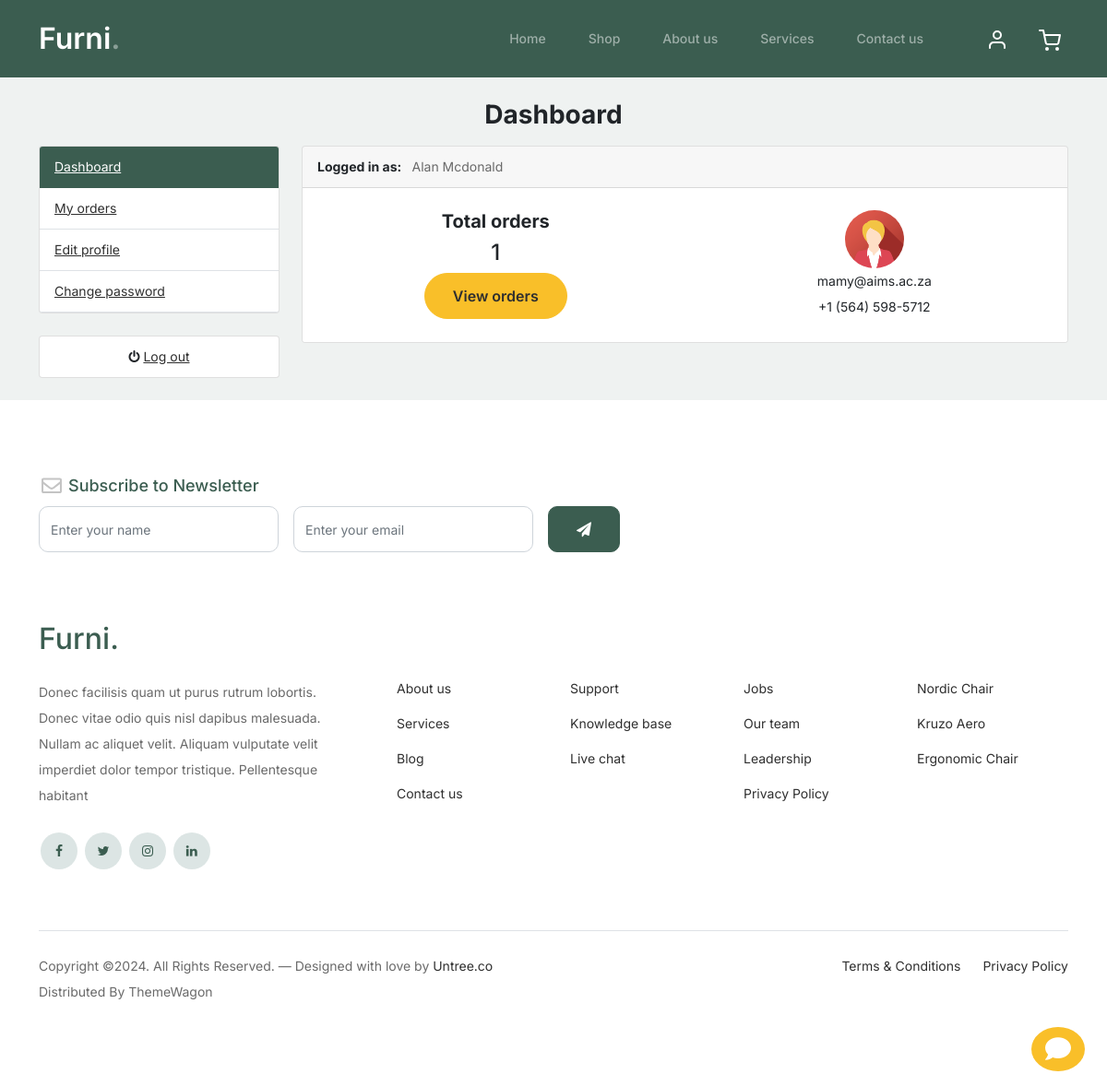
The page /accounts/dashboard/ (signed in) on the database its author committed.
### accounts/models.py (models this page shows, shortened)
class Account(AbstractBaseUser):
    first_name = models.CharField(max_length=150)
    last_name = models.CharField(max_length=150)
    username= models.CharField(max_length=150, unique=True)
    email = models.EmailField(max_length=100, unique=True)
    phone_number = models.CharField(max_length=50)
    date_joined = models.DateTimeField(auto_now_add=True)
    last_login = models.DateTimeField(auto_now_add=True)
    is_admin = models.BooleanField(default=False)
    is_staff = models.BooleanField(default=False)
    is_active = models.BooleanField(default=False)
    is_super_user = models.BooleanField(default=False)
    USERNAME_FIELD = 'email'
    REQUIRED_FIELDS = ['username', 'first_name', 'last_name']
    objects = MyAccountManager()
    def full_name(self):
        return f"{self.first_name} {self.last_name}"
    @property
    def is_authenticated(self):
        return True

class UserProfile(models.Model):
    user = models.OneToOneField(Account, on_delete=models.CASCADE)
    address_line_1 = models.CharField(max_length=100, blank=True)
    address_line_2 = models.CharField(max_length=100, blank=True)
    profile_picture = models.ImageField(blank=True, upload_to='userprofile/')
    city = models.CharField(max_length=50, blank=True)
    state = models.CharField(max_length=50, blank=True)
    country = models.CharField(max_length=50, blank=True)

### accounts/views.py (the view)
# urls.py: path("dashboard/", views.dashboard, name='dashboard'),
@login_required(login_url='signin')
def dashboard(request):
    orders = Order.objects.order_by('-created_at').filter(
        user_id=request.user.id,
        is_ordered=True
    )
    userprofile = get_object_or_404(
        UserProfile,
        user=request.user
    )
    order_count = orders.count()
    context = {
        'order_count': order_count,
        "userprofile": userprofile
    }
    return render(request, 'accounts/dashboard.html', context)

### cart/context_processor.py (called while the page is built)
def counter(request):
    cart_count = 0
    if 'admin' in request.path:
        return {}
    else:
        try:
            cart = Cart.objects.filter(cart_id=_cart_id(request))
            if request.user.is_authenticated:
                cart_items = CartItem.objects.all().filter(user=request.user)
            else:
                cart_items = CartItem.objects.all().filter(cart=cart[:1])
            for cart_item in cart_items:
                cart_count += cart_item.quantity
        except Cart.DoesNotExist:
            cart_count = 0
    if cart_count > 9:
        cart_count = '9+'
    return dict(cart_count=cart_count)

### cart/views.py (called while the page is built)
def _cart_id(request):
    cart = request.session.session_key
    if not cart:
        cart = request.session.create()
    return cart

### chat/context_processor.py (called while the page is built, shortened)
def chat_context(request):
    if request.user.is_authenticated:
        username = request.user.username
        room_name = f'u{username}'
        if 'room_name' not in request.session or request.session['room_name'] != room_name:
            request.session['room_name'] = room_name
            request.session['username'] = username
            Room.objects.get_or_create(room_name=room_name)
    request.room_name = room_name
    request.username = username
    return {
        'chat_room_name': room_name,
        'chat_username': username,
    }

### chat/msg_context_processor.py (called while the page is built)
def room_message(request):
    room_name = request.session.get('room_name')
    print('Room name', room_name)
    if room_name:
        room, _ = Room.objects.get_or_create(room_name=room_name)
        get_messages = Message.objects.filter(room=room)
    else:
        get_messages = ['hello']
    return {
        'get_messages': get_messages,
    }

### templates/accounts/dashboard.html (shortened to what this page needs)
{% extends 'base.html' %}
{% load static %}
{% block content %}
<section class="dashboard">
    <div class="container">
        <div class="row mt-4">
            <h3 class="text-center fw-bold text-dark mb-3">Dashboard</h3>
            <div class="col-md-3 d-flex flex-column">
                {% include 'includes/dashboard_sidebar.html' %}
                <div>
                    <ul class="list-group my-4">
                        <li class="list-group-item poition-relative text-center">
                            <i class="fa fa-power-off"></i>
                            <a href="{% url 'signout' %}" class="stretched-link">Log out</a>
                        </li>
                      </ul>
                </div>
            </div>
            <div class="col-md-9 mb-3">
                <div class="card">
                    <div class="card-header">
                      <span class="text-dark me-2"><b>Logged in as: </b></span> {{user.full_name}}
                    </div>
                    <ul class="list-group list-group-flush">
                      <li class="list-group-item">
                        <div class="row">
                            <div class="col-md-6 text-center p-3">
                                <h5 class="card-title fw-bold">Total orders</h5>
                                <h4>{{order_count}}</h4>
                                <a
                                    href="{% url 'my_orders' %}"
                                    class="btn btn-secondary"
                                    >View orders</a>
                            </div>
                            <div class="col-md-6 text-center p-3">
                                <a href="{% url 'edit_profile' %}">
                                    <img
                                    src="{{ userprofile.profile_picture.url }}"
                                    alt="user profile"
                                    class="rounded-circle img-fluid avatar"
                                    >
                                </a>
                                <p class="mb-0">{{user.email}}</p>
                                <p class="mb-0">{{user.phone_number}}</p>
                            </div>
                        </div>
                      </li>
                    </ul>
                  </div>
            </div>
        </div>
    </div>
</section>
{% endblock %}

### static/css/style.css (style rules this page uses)
body { overflow-x: hidden; position: relative; }
body { font-family: "Inter", sans-serif; font-weight: 400; line-height: 28px; color: #6a6a6a; font-size: 14px; background-color: #eff2f1; }
a { text-decoration: none; -webkit-transition: .3s all ease; -o-transition: .3s all ease; transition: .3s all ease; color: #2f2f2f; text-decoration: underline; }
.btn { font-weight: 600; padding: 12px 30px; border-radius: 30px; color: #ffffff; background: #2f2f2f; border-color: #2f2f2f; }
.btn.btn-secondary { color: #2f2f2f; background: #f9bf29; border-color: #f9bf29; }

### funi/static/css/custom.css (style rules this page uses)
.avatar { max-width: 4rem; max-height: 4rem; }

### rows shown on the page
Account: full_name "Alan Mcdonald", email "mamy@aims.ac.za", phone_number "+1 (564) 598-5712"
UserProfile: profile_picture (placeholder picture)

### other values the page prints
{{ order_count }} "1"
